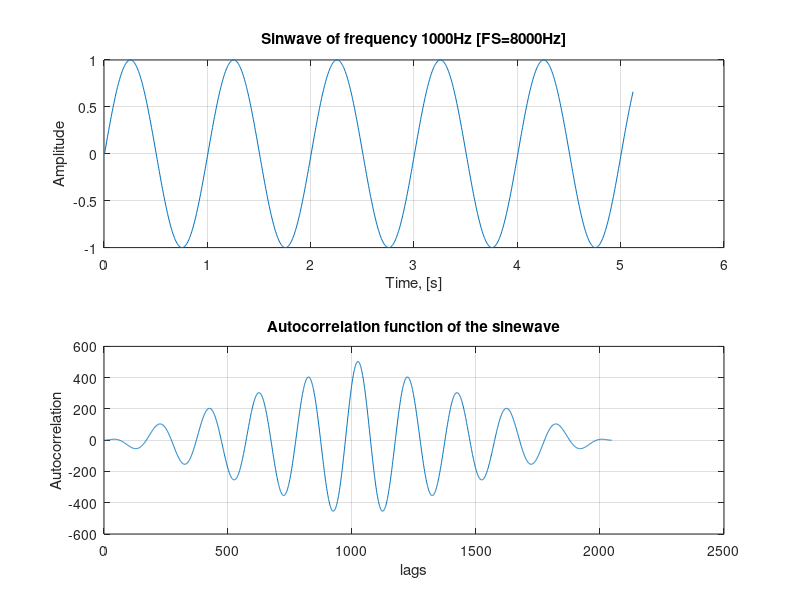

Write the MATLAB code that produced this figure.
N=1024; % Number of samples
f1=1; % Frequency of the sinewave
FS=200; % Sampling Frequency
n=0:N-1; % Sample index numbers
x=sin(2*pi*f1*n/FS); % Generate the signal, x(n)
t=[1:N]*(1/FS); % Prepare a time axis
subplot(2,1,1); % Prepare the figure
plot(t,x); % Plot x(n)
title('Sinwave of frequency 1000Hz [FS=8000Hz]');
xlabel('Time, [s]');
ylabel('Amplitude');
grid;
Rxx=xcorr(x); % Estimate its autocorrelation
subplot(2,1,2); % Prepare the figure
plot(Rxx); % Plot the autocorrelation
grid;
title('Autocorrelation function of the sinewave');
xlabel('lags');
ylabel('Autocorrelation');